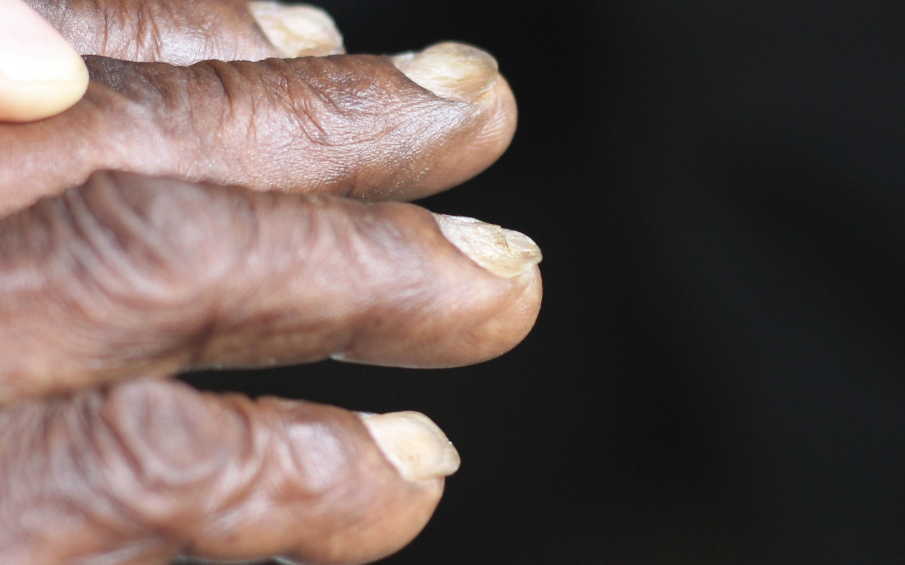
#> input picture data/debug_roi/test_koilonychia_original.jpg, 2713 x 1694 px (shown at 1/3 size)
$ python -i verify_official_model.py   (imports and definitions only)
#> lines starting #> are read from the running program, lines starting #| are printed output that depends on the picture
#> further down, picture is the input picture: PIL image 2713x1694 RGB; mean R, G, B 102.3, 86.8, 82.7
"""
Official Verification Script for JetX-GT/nail-anemia-detector Pretrained Artifacts.

Performs verification of:
1. Exact downloaded model files in backend/models/pretrained/
2. Feature count & dimensions
3. Preprocessing & StandardScaler transformation
4. MLP inference & predict_proba
5. Evaluation on real human fingernail photographs
"""

import os
import sys
import json
import joblib
import numpy as np
from PIL import Image
from pathlib import Path
from scipy.ndimage import uniform_filter

# [2 lines not run here, left out]

BASE_DIR = Path(__file__).resolve().parent.parent.parent
PRETRAINED_DIR = BASE_DIR / "backend" / "models" / "pretrained"
SAMPLES_DIR = BASE_DIR / "data" / "samples"


def extract_features_28(img: Image.Image) -> np.ndarray:
    """Official 28-feature extraction pipeline as defined by JetX-GT."""
    img_rgb = img.convert("RGB").resize((224, 224), Image.Resampling.BILINEAR)
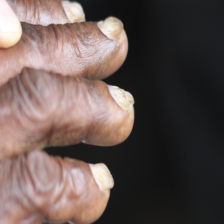
#> img_rgb: PIL image 224x224 RGB; mean R, G, B 102.3, 86.8, 82.7
    arr = np.array(img_rgb).astype(float)

    r, g, b = arr[:, :, 0], arr[:, :, 1], arr[:, :, 2]
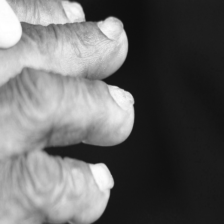
#> r: shape (224, 224) float64; min 14, max 255, mean 102.3
    brightness = 0.299 * r + 0.587 * g + 0.114 * b

    features = []

    # 1. Brightness Features (7)
    features.extend([float(brightness.mean()), float(brightness.std())])
    features.extend([float(np.percentile(brightness, p)) for p in [10, 25, 50, 75, 90]])

    # 2. Redness Features (2)
    redness = r / (r + g + b + 1e-10)
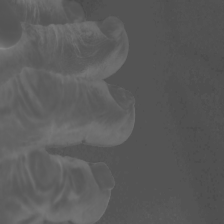
#> redness: shape (224, 224) float64; min 0.287, max 0.532, mean 0.359
    features.extend([float(redness.mean()), float(redness.std())])

    # 3. Pallor Features (2)
    white_ratio = float((brightness > 180).sum() / brightness.size)
#> white_ratio = 0.144
    pink_ratio = float(((r > 150) & (g < 150) & (b < 150)).sum() / brightness.size)
#> pink_ratio = 0.146
    features.extend([white_ratio, pink_ratio])

    # 4. Channel Statistics (6)
    for ch in [r, g, b]:
        features.extend([float(ch.mean()), float(ch.std())])
#> this loop made 3 passes
#> after the loop, features = [90.97, 73.02, 20, 23.23, 49.56, 159.4, 191.3, 0.359, 0.0381, 0.144, 0.146, 102.3, 83.1, 86.8, 69.62, 82.72, 66.3]

    # 5. Color Ratios (3)
    features.extend([
        float((r.mean() + 1.0) / (g.mean() + 1.0)),
        float((r.mean() + 1.0) / (b.mean() + 1.0)),
        float((r.mean() - b.mean()) / 255.0),
    ])

    # 6. Hemoglobin Proxy (2)
    hb_proxy = r / (g + b + 1.0)
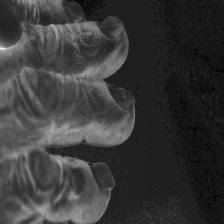
#> hb_proxy: shape (224, 224) float64; min 0.397, max 1.13, mean 0.559; drawn with min black and max white
    features.extend([float(hb_proxy.mean()), float(hb_proxy.std())])

    # 7. Spatial Features (2)
    h, w = arr.shape[:2]
#> h = 224; w = 224
    top = float(brightness[:h // 3, :].mean())
#> top = 99.42
    bottom = float(brightness[2 * (h // 3):, :].mean())
#> bottom = 80.55
    features.append(top - bottom)
    center = float(brightness[h // 4: 3 * h // 4, w // 4: 3 * w // 4].mean())
#> center = 92.25
    features.append(center - float(brightness.mean()))

    # 8. Gradient Features (2)
    gx = np.abs(np.diff(brightness, axis=1, prepend=brightness[:, :1]))
    gy = np.abs(np.diff(brightness, axis=0, prepend=brightness[:1, :]))
    gradient = np.sqrt(gx**2 + gy**2)
    features.extend([float(gradient.mean()), float(gradient.std())])

    # 9. Local Texture Variance (2)
    local_mean = uniform_filter(brightness, size=7)
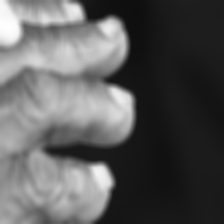
#> local_mean: shape (224, 224) float64; min 14.94, max 254.7, mean 91
    local_var = uniform_filter((brightness - local_mean)**2, size=7)
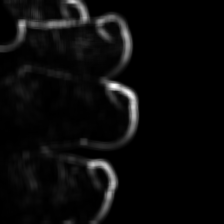
#> local_var: shape (224, 224) float64; min 0.0215, max 1968.9, mean 83.5; drawn with min black and max white
    local_var = np.maximum(local_var, 0)
    local_std = np.sqrt(local_var)
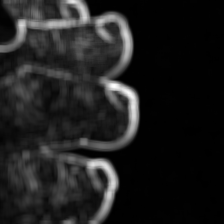
#> local_std: shape (224, 224) float64; min 0.147, max 44.37, mean 5.6; drawn with min black and max white
    features.extend([float(local_std.mean()), float(local_std.std())])

    return np.array(features, dtype=np.float32)


# [69 lines left out: function main, not called in this run]


# [2 lines not run here, left out]

>>> from PIL import Image
>>> picture = Image.open('../../data/debug_roi/test_koilonychia_original.jpg')
>>> result = extract_features_28(picture)
#> result = 28 values, max 191.3 at index 6, min 0.0381 at index 8, mean 41.1

$ run again, on data/samples/real_koilonychia_nail_crop.jpg
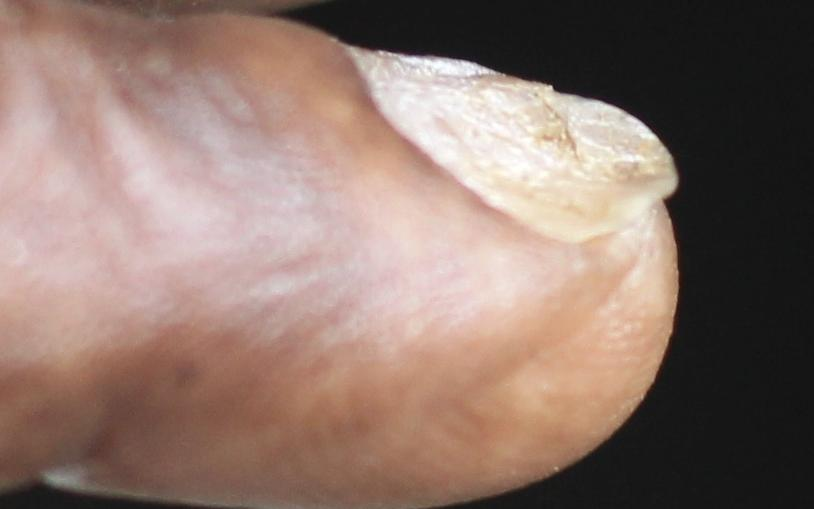
#> input picture data/samples/real_koilonychia_nail_crop.jpg, 814 x 509 px
#> picture is the input picture: PIL image 814x509 RGB; mean R, G, B 142.8, 119.5, 110.1
#> white_ratio = 0.312
#> pink_ratio = 0.155
#> the loop in extract_features_28, `for ch in [r, g, b]:` made 3 passes
#> after the loop in extract_features_28, `for ch in [r, g, b]:`: features = [125.4, 72.68, 22, 25.09, 141, 189, 210.1, 0.378, 0.038, 0.312, 0.155, 142.8, 80.5, 119.5, 70.39, 110.1, 67.38]
#> in extract_features_28, `hb_proxy = r / (g + b + 1.0)`:
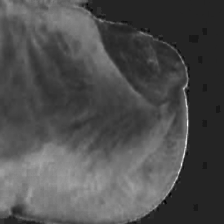
#> hb_proxy: shape (224, 224) float64; min 0.385, max 1.11, mean 0.608; drawn with min black and max white
#> top = 114
#> bottom = 97.45
#> center = 191.8
#> in extract_features_28, `local_std = np.sqrt(local_var)`:
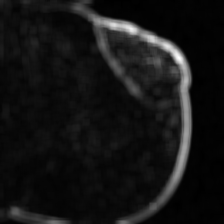
#> local_std: shape (224, 224) float64; min 0.00825, max 42.95, mean 3.6; drawn with min black and max white
#> result = 28 values, max 210.1 at index 6, min 0.038 at index 8, mean 52.96
